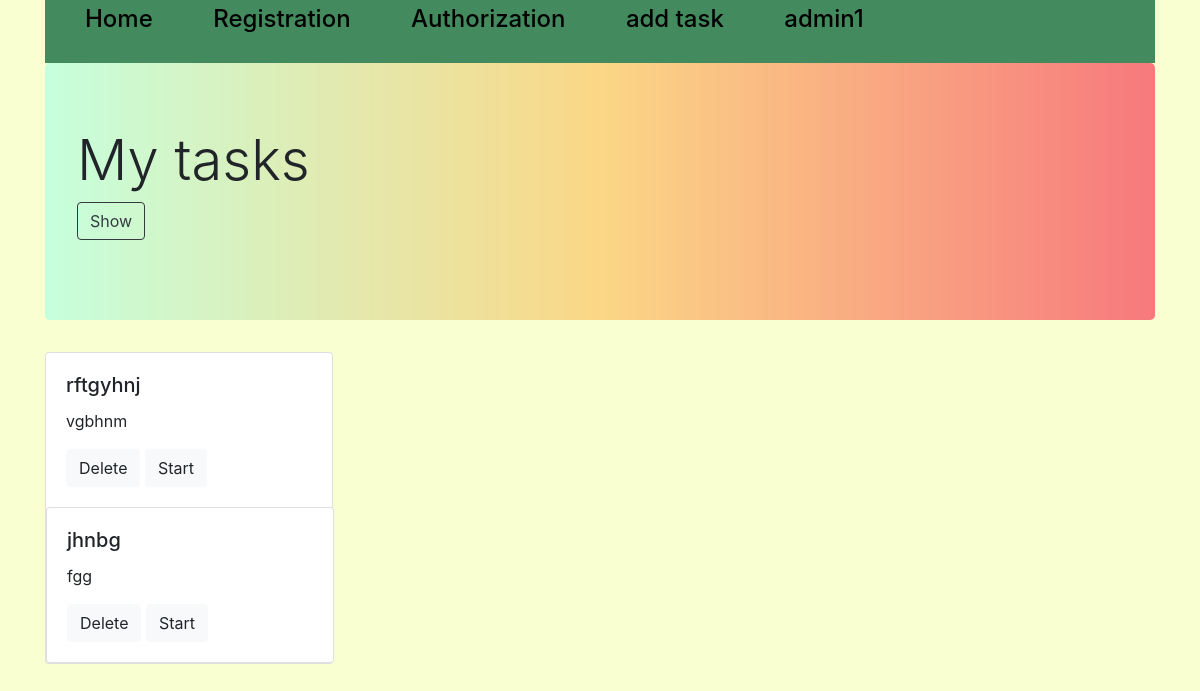
The page /all_tasks (signed in) on the database as committed earlier.
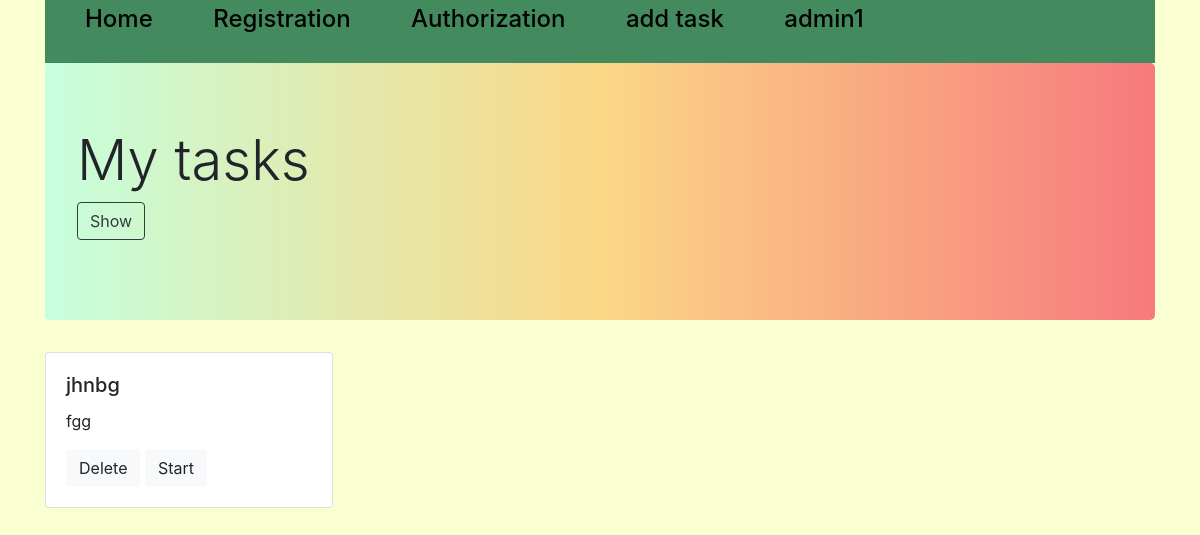
The same page on the database as committed later.
### tables this page shows
CREATE TABLE tasks
                                    (id INTEGER PRIMARY KEY AUTOINCREMENT,
                                     title VARCHAR(100),
                                     content VARCHAR(10000),
                                     choices VARCHAR(1000),
                                     correct_choice VARCHAR(100),
                                     user_id INTEGER 
                             );

### mainpage.py (the view)
@app.route('/all_tasks', methods=['GET', 'POST'])
def all_tasks():
    if 'username' not in session:
        return redirect('/login')
    all = nm.get_all(session['user_id'])
    titles = [x[1] for x in all]
    n = range(len(titles))
    ides_tasks = [x[0] for x in all]
    session['task_id'] = ides_tasks
    session['titles'] = titles
    contents = [i.split('\n') for i in [x[2] for x in all]]
    session['contents'] = contents
    choices = [i.split('\n') for i in [x[3] for x in all]]
    choices1 = []
    arr = []
    for i in choices:
        for j in i:
            arr.append(j.split())
        choices1.append(arr)
        arr = []
    session['choices'] = choices1
    correct_choices = [x[4] for x in all]
    session['correct'] = correct_choices
    print(session['titles'], session['contents'], session['choices'], session['correct'])
    return render_template('tasks.html', flag=True, n=n)

### DB.py (called while the page is built)
    def get_all(self, user_id=None):
        cursor = self.connection.cursor()
        if user_id:
            cursor.execute("SELECT * FROM tasks WHERE user_id = ?", str(user_id))
        else:
            cursor.execute("SELECT * FROM tasks")
        rows = cursor.fetchall()
        return rows

### templates/tasks.html
{% extends "base.html" %}
{% block content %}
<div class="container"  >
    <div class="jumbotron" style="background-image: url(static/gradientyellow.jpg); background-size: 100%;">
      <h1 class="display-4">My tasks</h1>
      <p class="lead">
          <a href="/all_tasks" class="btn btn-outline-dark" role="button">Show</a>
      </p>
    </div>
        {% if flag %}
            {% for i in n%}
                <div class="card" name={{i}} value= {{i}} style="width: 18rem;">
                      <div class="card-body">
                        <h5 class="card-title">{{session['titles'][i]}}</h5>
                        <p class="card-text">{{session['contents'][i][0]}}</p>
                          {% if session['user_id'] == 1 or session['user_id'] == 2 %}
                                <a href="/delete/{{session['task_id'][i]}}" class="btn btn-light">Delete</a>
                          {% endif %}
                        <a href="/task/{{i}}" class="btn btn-light">Start</a>
                      </div>
            {% endfor %}
        {% endif %}
    </div>
</div>
{% endblock %}

### templates/base.html (shortened to what this page needs)
<!DOCTYPE html>
<html lang="en">
<head>
    <link rel="stylesheet" href="https://stackpath.bootstrapcdn.com/bootstrap/4.3.1/css/bootstrap.min.css">
</head>
<body>
<div class="top_line">
	<div class="container">
      <div class="col-md-12">
			<div class="row">
				<div class="top_nav" style="background-color: #438a5e;">
					<ul>
						{% if "username" in session %}
                        <li><a class="navbar-brand" href="/homepage"><h4>Home</h4></a></li>
						<li><a class="navbar-brand" href="/registration"><h4>Registration</h4></a></li>
						<li><a class="navbar-brand" href="/login"><h4>Authorization</h4></a></li>
                        {% if session['user_id'] == 1 or session['user_id'] == 2 %}
						<li><a class="navbar-brand" href="/add_task"><h4>add task</h4></a></li>
                        {% endif %}
						<li><a class="navbar-brand" href="/logout"><h4>{{session['username']}}</h4></a></li>
          				{% endif %}
					</ul>
				</div>
              </div>
        </div>
	</div>
</div>
{% block content %}{% endblock %}
</body>
</html>

### templates/base.html (style rules this page uses)
body { background-color: #f9ffd1; }
.top_nav { width: 100%; }
.top_nav ul li { list-style-type: none; display: inline-block; vertical-align: center; padding-right: 40px; }
.top_nav a { color: black; }

Rows that differ between the two databases and show on the page:
removed tasks: title "rftgyhnj"
Other text that changed with them:
list line gone: "vgbhnm Delete Start"
